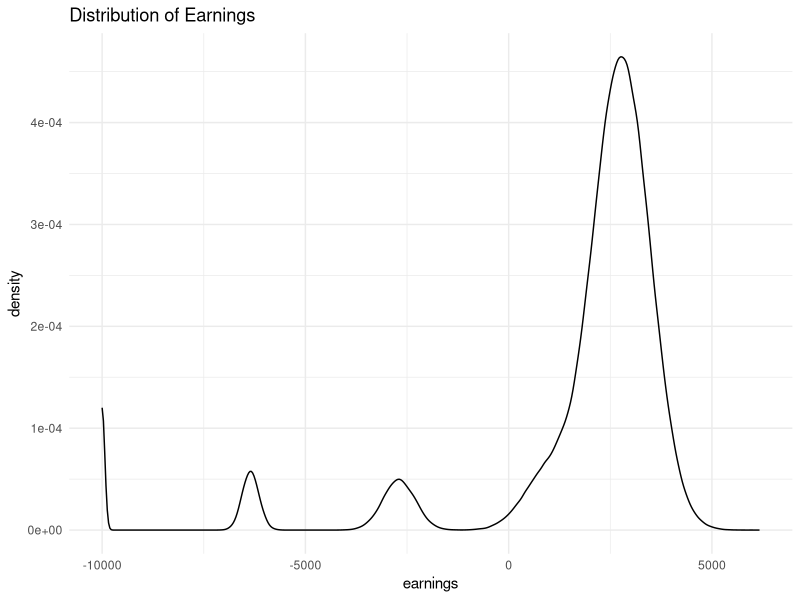
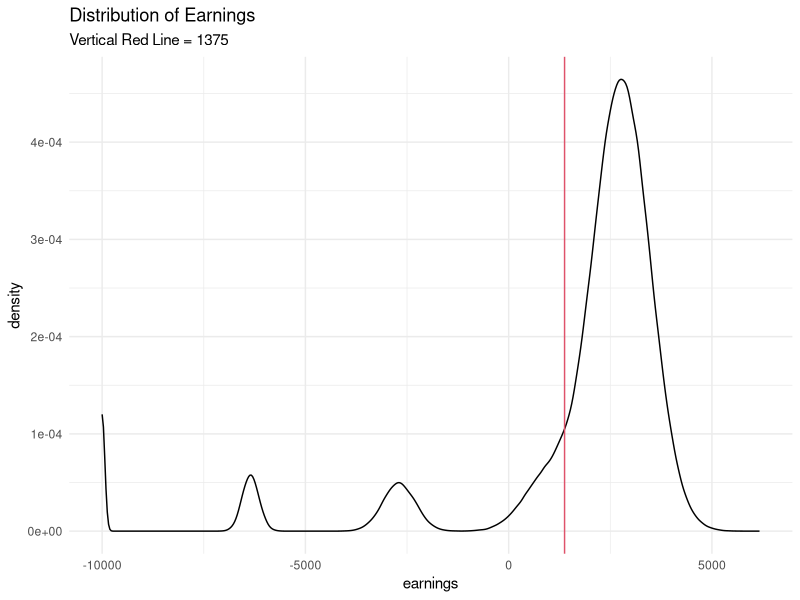
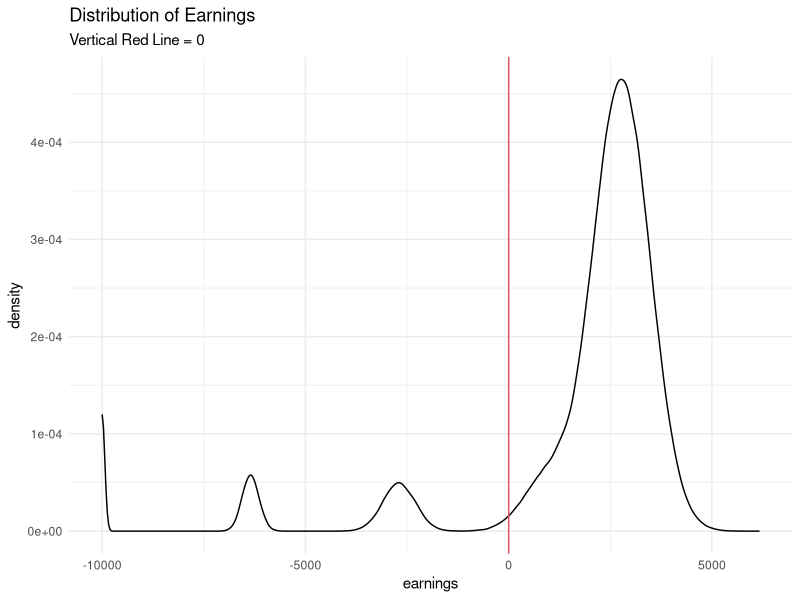
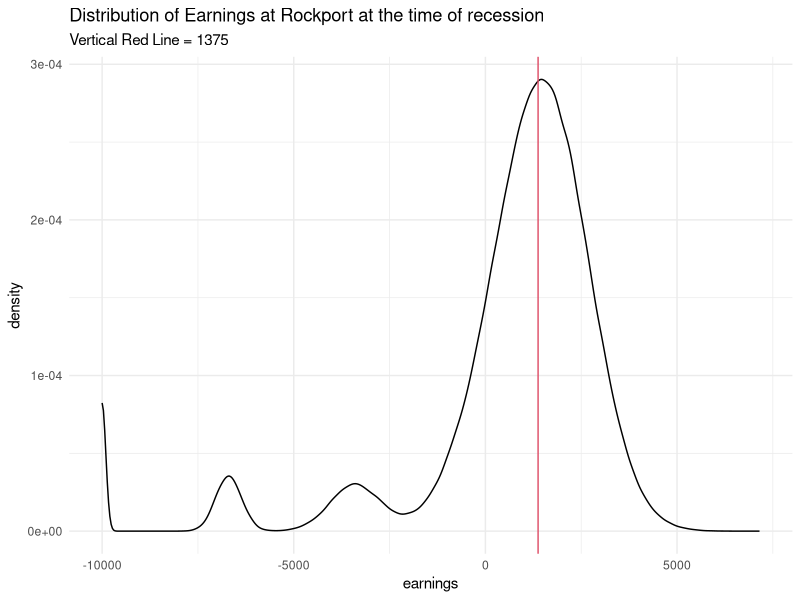

R code for these plots, in order:
## ---- chunk 1
knitr::opts_chunk$set(echo = TRUE, message = FALSE, warning = FALSE)

## ---- chunk 2
# Load packages
library(tidyverse) 

# Define n
n <- 500000

# Empty data frame for 1000 simulated days
data <- data.frame(day = seq(1:n),
                demand = NA, # demand in Rockport
                quantity = NA, # quantity sold
                price = NA, # price per pound
                cost = 10000, # cost of daily operations
                earnings = NA)

head(data)

## ---- chunk 3
set.seed(123)
rnorm(1000) %>% mean()
rnorm(1000) %>% mean()

## ---- chunk 4
set.seed(123)
rnorm(1000) %>% mean()

set.seed(123)
rnorm(1000) %>% mean()

## ---- chunk 5
set.seed(123)

sim <- data %>% 
  mutate(demand=sample(x = c(0, 1000, 2000, 3000,4000,5000,6000),
                                 size = n,
                                 replace = T,
                                 prob = c(.02,.03, 0.05, 0.08,0.33,0.29,0.2)),
          quantity=if_else(demand>=3500,3500,demand),
          price=rnorm(n = n, mean = 3.65, sd = 0.2),
          earnings=price * quantity-10000
         )

## ---- chunk 6
ggplot(sim, aes(earnings)) +
  geom_density() +
  theme_minimal()+
  labs(title = "Distribution of Earnings")

## ---- chunk 7

ggplot(sim, aes(earnings)) +
  geom_density() +
  geom_vline(xintercept = 1375, col = 2) +
  theme_minimal()+
   labs(title = "Distribution of Earnings",
       subtitle = "Vertical Red Line = 1375")

(sim$earnings > 1375) %>%
  mean 

## ---- chunk 8

ggplot(sim, aes(earnings)) +
  geom_density() +
  geom_vline(xintercept = 0, col = 2) +
  theme_minimal()+
  labs(title = "Distribution of Earnings",
       subtitle = "Vertical Red Line = 0")

(sim$earnings < 0) %>%
  mean
## ---- chunk 9
sim$earnings %>%
  mean
## ---- chunk 10
set.seed(123)

sim2 <- data %>% 
  mutate(demand=sample(x = c(0, 1000, 2000, 3000,4000,5000,6000),
                                 size = n,
                                 replace = T,
                                 prob = c(.02,.03, 0.05, 0.08,0.33,0.29,0.2)),
          quantity=if_else(demand>=3500,3500,demand),
          price=rnorm(n = n, mean = 3.3, sd = 0.33),
          earnings=price * quantity-10000
         )


(sim2$earnings > 1375) %>%
  mean 

ggplot(sim2, aes(earnings)) +
  geom_density() +
  geom_vline(xintercept = 1375, col = 2) +
  theme_minimal()+
  labs(title = "Distribution of Earnings at Rockport at the time of recession",
       subtitle = "Vertical Red Line = 1375")
